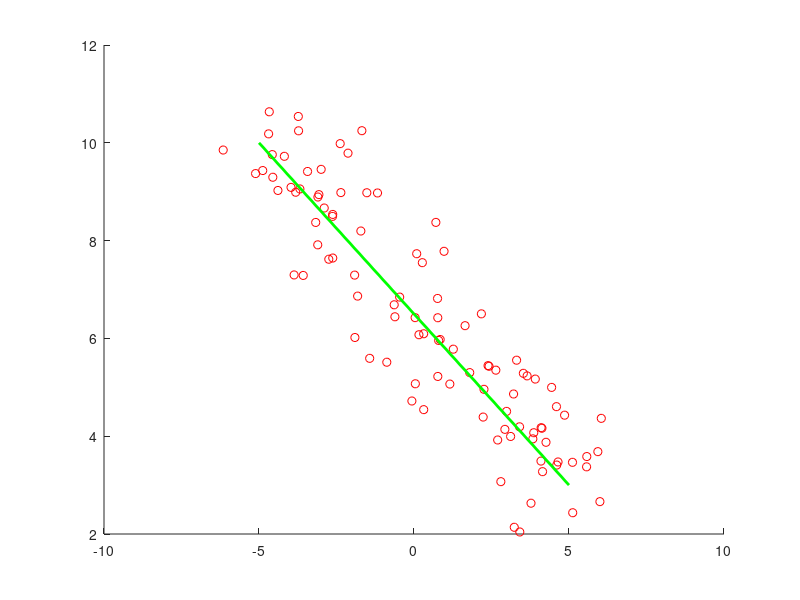

Recreate this plot in MATLAB.
function [ data, label ] = data4LR()
% generate the data for linear regression.
% Output : data - the input data (num, dim)
%          label - the output lable (num, 1)
% Shu Wang

%% Set parameters.
num = 100; % for sample number
dim = 1;   % for dimension
initS = [-5, 10]; % init start sample.
initE = [5, 3];   % init end sample.
para = 0.9; % parameter for randomness.

%% Generate samples.
data = zeros( num, dim );
label = ones( num, 1 );
for i = 1 : num
    p = initS + rand() * (initE - initS); % get a point from the line
    p_r = p + para * randn(1, 2);
    data(i, 1) = p_r(1);
    label(i, 1) = p_r(2);
end

%% Visualization.
figure(); hold on;
for i = 1 : num
	plot(data(i,1), label(i,1), 'ro');
end
plot([initS(1), initE(1)], [initS(2), initE(2)], 'g', 'Linewidth', 2);

end

